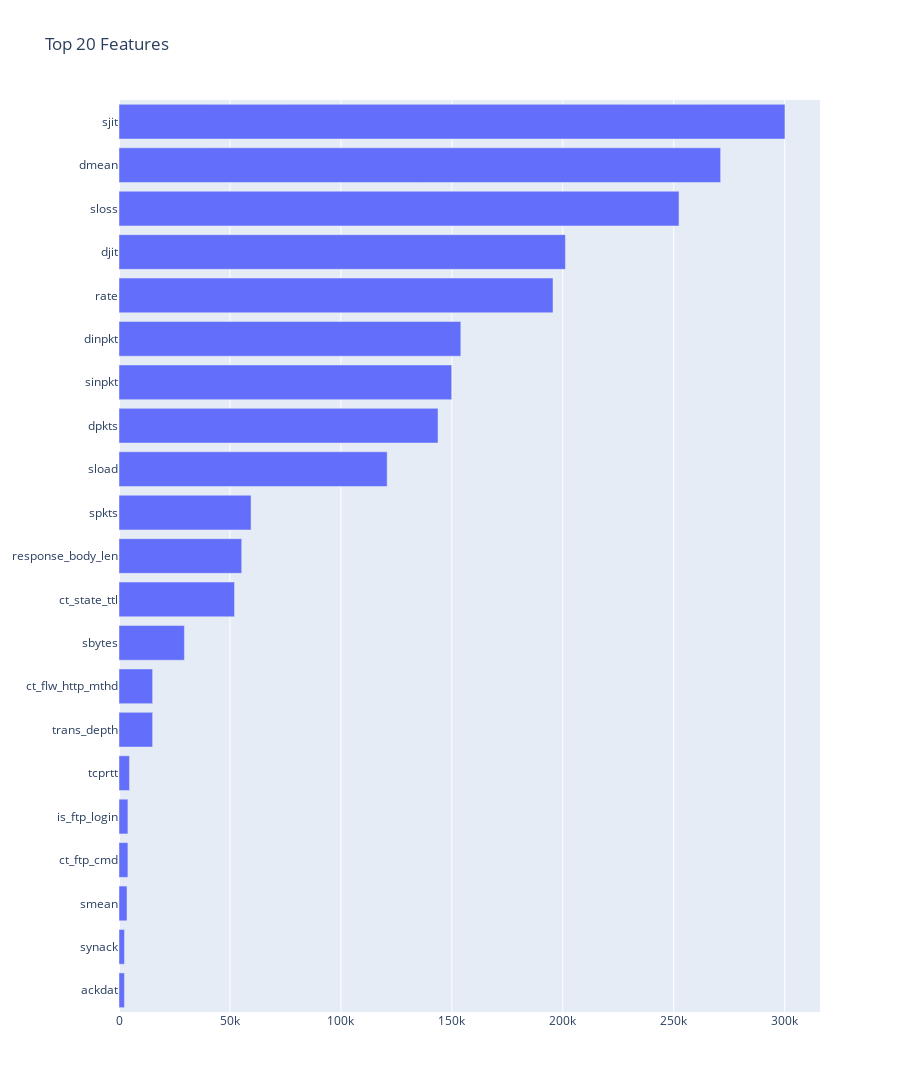

Source (notebook cell):
### Code cell
# Feature Selection
from sklearn.feature_selection import SelectKBest, chi2

best_features = SelectKBest(score_func=chi2,k='all')

X = df.iloc[:,4:-2]
y = df.iloc[:,-1]
fit = best_features.fit(X,y)

df_scores=pd.DataFrame(fit.scores_)
df_col=pd.DataFrame(X.columns)

feature_score=pd.concat([df_col,df_scores],axis=1)
feature_score.columns=['feature','score']
feature_score.sort_values(by=['score'],ascending=True,inplace=True)

fig = go.Figure(go.Bar(
            x=feature_score['score'][0:21],
            y=feature_score['feature'][0:21],
            orientation='h'))

fig.update_layout(title="Top 20 Features",
                  height=1200,
                  showlegend=False,
                 )

fig.show()

### Figure 1 — Plotly figure (JSON) as saved in the notebook; plotly's stock layout.template omitted (floating-point values rounded to 4 significant figures)
{"data": [{"orientation": "h", "type": "bar", "x": [2456.0, 2474.0, 3610.0, 4017.0, 4025.0, 4725.0, 15160.0, 15160.0, 29480.0, 52070.0, 55290.0, 59520.0, 120900.0, 143800.0, 149900.0, 154000.0, 195600.0, 201200.0, 252400.0, 271100.0, 300100.0], "y": ["ackdat", "synack", "smean", "ct_ftp_cmd", "is_ftp_login", "tcprtt", "trans_depth", "ct_flw_http_mthd", "sbytes", "ct_state_ttl", "response_body_len", "spkts", "sload", "dpkts", "sinpkt", "dinpkt", "rate", "djit", "sloss", "dmean", "sjit"]}], "layout": {"height": 1200, "showlegend": false, "title": {"text": "Top 20 Features"}}}
